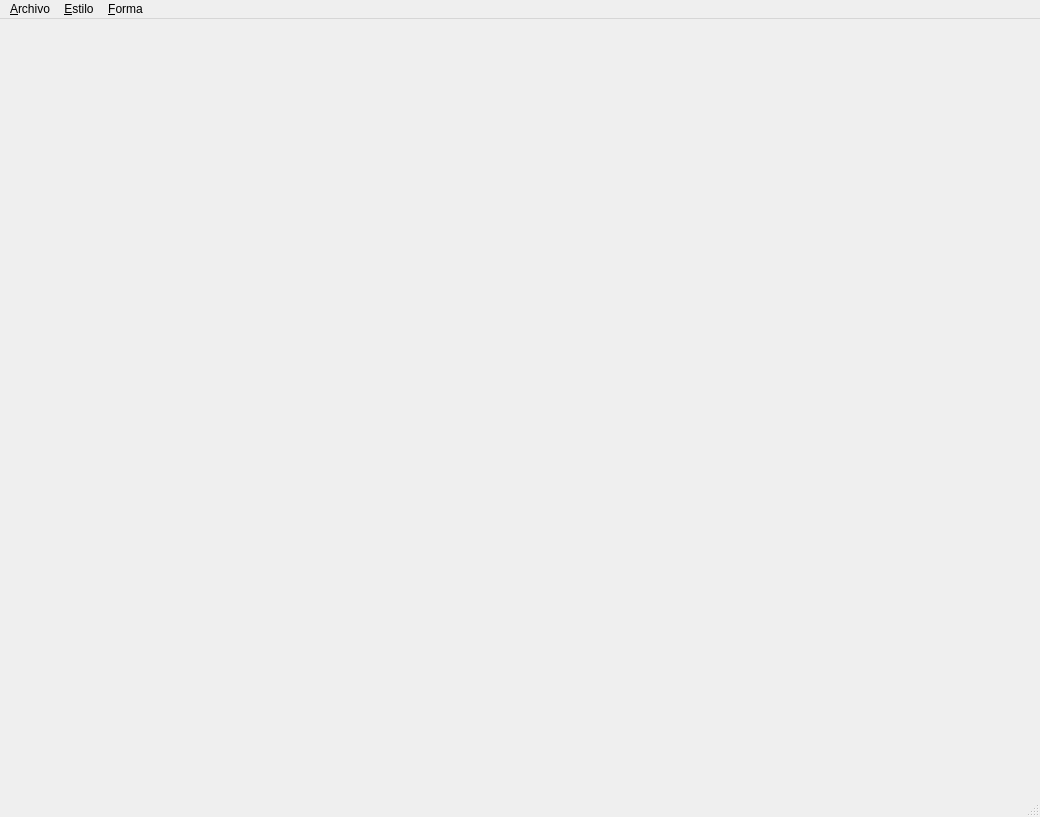
<?xml version="1.0" encoding="UTF-8"?>
<ui version="4.0">
 <class>Principal</class>
 <widget class="QMainWindow" name="Principal">
  <property name="geometry">
   <rect>
    <x>0</x>
    <y>0</y>
    <width>1040</width>
    <height>817</height>
   </rect>
  </property>
  <property name="cursor">
   <cursorShape>ArrowCursor</cursorShape>
  </property>
  <property name="windowTitle">
   <string>Principal</string>
  </property>
  <property name="windowIcon">
   <iconset resource="Recursos.qrc">
    <normaloff>:/Recursos/painting.png</normaloff>:/Recursos/painting.png</iconset>
  </property>
  <widget class="QWidget" name="centralwidget">
   <layout class="QGridLayout" name="gridLayout">
    <item row="0" column="0">
     <spacer name="horizontalSpacer">
      <property name="orientation">
       <enum>Qt::Horizontal</enum>
      </property>
      <property name="sizeHint" stdset="0">
       <size>
        <width>1019</width>
        <height>20</height>
       </size>
      </property>
     </spacer>
    </item>
   </layout>
  </widget>
  <widget class="QMenuBar" name="menubar">
   <property name="geometry">
    <rect>
     <x>0</x>
     <y>0</y>
     <width>1040</width>
     <height>20</height>
    </rect>
   </property>
   <widget class="QMenu" name="menuArchivo">
    <property name="title">
     <string>&amp;Archivo</string>
    </property>
    <addaction name="actionNuevo"/>
    <addaction name="actionGuardar"/>
    <addaction name="actionCerrar"/>
   </widget>
   <widget class="QMenu" name="menuEstilo">
    <property name="title">
     <string>&amp;Estilo</string>
    </property>
    <addaction name="actionColor"/>
    <addaction name="actionGrosor"/>
   </widget>
   <widget class="QMenu" name="menuForma">
    <property name="title">
     <string>&amp;Forma</string>
    </property>
    <addaction name="actionLibre"/>
    <addaction name="actionLinea"/>
    <addaction name="actionRectangulos"/>
    <addaction name="actionCircunferencias"/>
   </widget>
   <addaction name="menuArchivo"/>
   <addaction name="menuEstilo"/>
   <addaction name="menuForma"/>
  </widget>
  <widget class="QStatusBar" name="statusbar"/>
  <action name="actionNuevo">
   <property name="icon">
    <iconset resource="Recursos.qrc">
     <normaloff>:/Recursos/agregar-archivo.png</normaloff>:/Recursos/agregar-archivo.png</iconset>
   </property>
   <property name="text">
    <string>&amp;Nuevo</string>
   </property>
   <property name="shortcut">
    <string>Ctrl+N</string>
   </property>
  </action>
  <action name="actionGuardar">
   <property name="icon">
    <iconset resource="Recursos.qrc">
     <normaloff>:/Recursos/salvar.png</normaloff>:/Recursos/salvar.png</iconset>
   </property>
   <property name="text">
    <string>&amp;Guardar</string>
   </property>
   <property name="shortcut">
    <string>Ctrl+S</string>
   </property>
  </action>
  <action name="actionCerrar">
   <property name="icon">
    <iconset resource="Recursos.qrc">
     <normaloff>:/Recursos/subiendo.png</normaloff>:/Recursos/subiendo.png</iconset>
   </property>
   <property name="text">
    <string>&amp;Salir</string>
   </property>
   <property name="shortcut">
    <string>Ctrl+Q</string>
   </property>
  </action>
  <action name="actionColor">
   <property name="icon">
    <iconset resource="Recursos.qrc">
     <normaloff>:/Recursos/paleta-de-color.png</normaloff>:/Recursos/paleta-de-color.png</iconset>
   </property>
   <property name="text">
    <string>&amp;Color</string>
   </property>
  </action>
  <action name="actionGrosor">
   <property name="icon">
    <iconset resource="Recursos.qrc">
     <normaloff>:/Recursos/distribuir.png</normaloff>:/Recursos/distribuir.png</iconset>
   </property>
   <property name="text">
    <string>&amp;Grosor del lapiz</string>
   </property>
  </action>
  <action name="actionLibre">
   <property name="icon">
    <iconset resource="Recursos.qrc">
     <normaloff>:/Recursos/lona.png</normaloff>:/Recursos/lona.png</iconset>
   </property>
   <property name="text">
    <string>&amp;Libre</string>
   </property>
  </action>
  <action name="actionLinea">
   <property name="icon">
    <iconset resource="Recursos.qrc">
     <normaloff>:/Recursos/menos-linea-recta-horizontal.png</normaloff>:/Recursos/menos-linea-recta-horizontal.png</iconset>
   </property>
   <property name="text">
    <string>&amp;Lineas</string>
   </property>
  </action>
  <action name="actionRectangulos">
   <property name="icon">
    <iconset resource="Recursos.qrc">
     <normaloff>:/Recursos/rectangulo.png</normaloff>:/Recursos/rectangulo.png</iconset>
   </property>
   <property name="text">
    <string>&amp;Rectangulos</string>
   </property>
  </action>
  <action name="actionCircunferencias">
   <property name="icon">
    <iconset resource="Recursos.qrc">
     <normaloff>:/Recursos/circulo.png</normaloff>:/Recursos/circulo.png</iconset>
   </property>
   <property name="text">
    <string>&amp;Circunferencias</string>
   </property>
  </action>
 </widget>
 <resources>
  <include location="Recursos.qrc"/>
 </resources>
 <connections/>
</ui>
